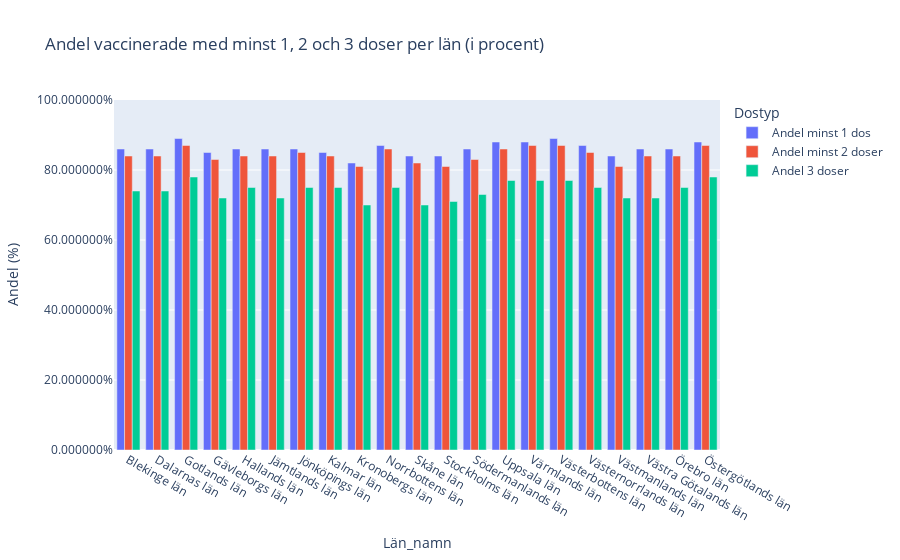

The code cell stored with this chart in its notebook:
### Code cell
# Ritar ett stapeldiagram för att visa genomsnittlig andel av befolkningen med minst 1, 2 och 3 doser per län.
sammanstallning_lan = df_covid19_vaccin.groupby('Län_namn').agg({
    'Andel minst 1 dos': 'mean',
    'Andel minst 2 doser': 'mean',
    'Andel 3 doser': 'mean'
}).reset_index()

# Avrundar andelar till två decimaler för presentation som procenttal.
sammanstallning_lan['Andel minst 1 dos'] = sammanstallning_lan['Andel minst 1 dos'].round(2)
sammanstallning_lan['Andel minst 2 doser'] = sammanstallning_lan['Andel minst 2 doser'].round(2)
sammanstallning_lan['Andel 3 doser'] = sammanstallning_lan['Andel 3 doser'].round(2)

# Skapar ett grupperat stapeldiagram för att jämföra och visa mellan antalet doser per län.
fig_doser_per_lan = px.bar(
    sammanstallning_lan,
    x='Län_namn',
    y=['Andel minst 1 dos', 'Andel minst 2 doser', 'Andel 3 doser'],
    barmode='group',
    title='Andel vaccinerade med minst 1, 2 och 3 doser per län (i procent)',
    labels={'value': 'Andel (%)', 'variable': 'Dostyp'}
)
# Uppdaterar y-axeln för att visa ett fast procentintervall från 0 till 100%
fig_doser_per_lan.update_yaxes(range=[0, 1])
fig_doser_per_lan.update_layout(yaxis_tickformat='%')
fig_doser_per_lan.show()

### Figure 1 — Plotly figure (JSON) as saved in the notebook; plotly's stock layout.template omitted (floating-point values rounded to 4 significant figures)
{"data": [{"alignmentgroup": "True", "hovertemplate": "Dostyp=Andel minst 1 dos<br>Län_namn=%{x}<br>Andel (%)=%{y}<extra></extra>", "legendgroup": "Andel minst 1 dos", "marker": {"color": "#636efa", "pattern": {"shape": ""}}, "name": "Andel minst 1 dos", "offsetgroup": "Andel minst 1 dos", "orientation": "v", "showlegend": true, "textposition": "auto", "type": "bar", "x": ["Blekinge län", "Dalarnas län", "Gotlands län", "Gävleborgs län", "Hallands län", "Jämtlands län", "Jönköpings län", "Kalmar län", "Kronobergs län", "Norrbottens län", "Skåne län", "Stockholms län", "Södermanlands län", "Uppsala län", "Värmlands län", "Västerbottens län", "Västernorrlands län", "Västmanlands län", "Västra Götalands län", "Örebro län", "Östergötlands län"], "xaxis": "x", "y": [0.86, 0.86, 0.89, 0.85, 0.86, 0.86, 0.86, 0.85, 0.82, 0.87, 0.84, 0.84, 0.86, 0.88, 0.88, 0.89, 0.87, 0.84, 0.86, 0.86, 0.88], "yaxis": "y"}, {"alignmentgroup": "True", "hovertemplate": "Dostyp=Andel minst 2 doser<br>Län_namn=%{x}<br>Andel (%)=%{y}<extra></extra>", "legendgroup": "Andel minst 2 doser", "marker": {"color": "#EF553B", "pattern": {"shape": ""}}, "name": "Andel minst 2 doser", "offsetgroup": "Andel minst 2 doser", "orientation": "v", "showlegend": true, "textposition": "auto", "type": "bar", "x": ["Blekinge län", "Dalarnas län", "Gotlands län", "Gävleborgs län", "Hallands län", "Jämtlands län", "Jönköpings län", "Kalmar län", "Kronobergs län", "Norrbottens län", "Skåne län", "Stockholms län", "Södermanlands län", "Uppsala län", "Värmlands län", "Västerbottens län", "Västernorrlands län", "Västmanlands län", "Västra Götalands län", "Örebro län", "Östergötlands län"], "xaxis": "x", "y": [0.84, 0.84, 0.87, 0.83, 0.84, 0.84, 0.85, 0.84, 0.81, 0.86, 0.82, 0.81, 0.83, 0.86, 0.87, 0.87, 0.85, 0.81, 0.84, 0.84, 0.87], "yaxis": "y"}, {"alignmentgroup": "True", "hovertemplate": "Dostyp=Andel 3 doser<br>Län_namn=%{x}<br>Andel (%)=%{y}<extra></extra>", "legendgroup": "Andel 3 doser", "marker": {"color": "#00cc96", "pattern": {"shape": ""}}, "name": "Andel 3 doser", "offsetgroup": "Andel 3 doser", "orientation": "v", "showlegend": true, "textposition": "auto", "type": "bar", "x": ["Blekinge län", "Dalarnas län", "Gotlands län", "Gävleborgs län", "Hallands län", "Jämtlands län", "Jönköpings län", "Kalmar län", "Kronobergs län", "Norrbottens län", "Skåne län", "Stockholms län", "Södermanlands län", "Uppsala län", "Värmlands län", "Västerbottens län", "Västernorrlands län", "Västmanlands län", "Västra Götalands län", "Örebro län", "Östergötlands län"], "xaxis": "x", "y": [0.74, 0.74, 0.78, 0.72, 0.75, 0.72, 0.75, 0.75, 0.7, 0.75, 0.7, 0.71, 0.73, 0.77, 0.77, 0.77, 0.75, 0.72, 0.72, 0.75, 0.78], "yaxis": "y"}], "layout": {"barmode": "group", "legend": {"title": {"text": "Dostyp"}, "tracegroupgap": 0}, "title": {"text": "Andel vaccinerade med minst 1, 2 och 3 doser per län (i procent)"}, "xaxis": {"anchor": "y", "domain": [0, 1], "title": {"text": "Län_namn"}}, "yaxis": {"anchor": "x", "domain": [0, 1], "range": [0, 1], "tickformat": "%", "title": {"text": "Andel (%)"}}}}
